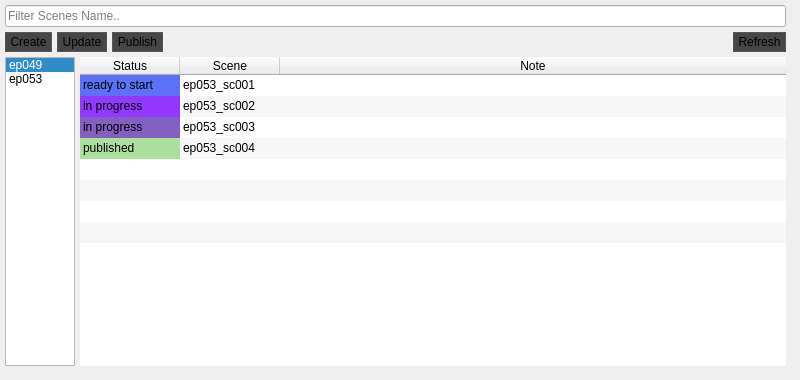
       <widget class="QWidget" name="tab_2">
        <attribute name="title">
         <string>Scenes</string>
        </attribute>
        <widget class="QWidget" name="verticalLayoutWidget">
         <property name="geometry">
          <rect>
           <x>0</x>
           <y>0</y>
           <width>791</width>
           <height>371</height>
          </rect>
         </property>
         <layout class="QVBoxLayout" name="verticalLayout_4">
          <property name="spacing">
           <number>5</number>
          </property>
          <property name="leftMargin">
           <number>5</number>
          </property>
          <property name="topMargin">
           <number>5</number>
          </property>
          <property name="rightMargin">
           <number>5</number>
          </property>
          <property name="bottomMargin">
           <number>5</number>
          </property>
          <item>
           <layout class="QHBoxLayout" name="horizontalLayout_4">
            <item>
             <widget class="QLineEdit" name="lineEdit_scenes_filter">
              <property name="sizePolicy">
               <sizepolicy hsizetype="Preferred" vsizetype="Fixed">
                <horstretch>0</horstretch>
                <verstretch>0</verstretch>
               </sizepolicy>
              </property>
              <property name="focusPolicy">
               <enum>Qt::ClickFocus</enum>
              </property>
              <property name="placeholderText">
               <string>Filter Scenes Name..</string>
              </property>
             </widget>
            </item>
           </layout>
          </item>
          <item>
           <layout class="QHBoxLayout" name="horizontalLayout_6">
            <item>
             <widget class="QToolButton" name="toolButton_sCreate">
              <property name="maximumSize">
               <size>
                <width>70</width>
                <height>25</height>
               </size>
              </property>
              <property name="focusPolicy">
               <enum>Qt::NoFocus</enum>
              </property>
              <property name="styleSheet">
               <string notr="true">border: 1px solid #575757;
background-color : #464646;</string>
              </property>
              <property name="text">
               <string>Create</string>
              </property>
              <property name="icon">
               <iconset>
                <normaloff>../icons/new_scene.png</normaloff>../icons/new_scene.png</iconset>
              </property>
              <property name="iconSize">
               <size>
                <width>20</width>
                <height>20</height>
               </size>
              </property>
              <property name="autoRepeat">
               <bool>false</bool>
              </property>
              <property name="autoExclusive">
               <bool>false</bool>
              </property>
              <property name="popupMode">
               <enum>QToolButton::DelayedPopup</enum>
              </property>
              <property name="toolButtonStyle">
               <enum>Qt::ToolButtonTextBesideIcon</enum>
              </property>
             </widget>
            </item>
            <item>
             <widget class="QToolButton" name="toolButton_sUpdate">
              <property name="maximumSize">
               <size>
                <width>70</width>
                <height>25</height>
               </size>
              </property>
              <property name="focusPolicy">
               <enum>Qt::NoFocus</enum>
              </property>
              <property name="styleSheet">
               <string notr="true">border: 1px solid #575757;
background-color : #464646;</string>
              </property>
              <property name="text">
               <string>Update</string>
              </property>
              <property name="icon">
               <iconset>
                <normaloff>../icons/update.png</normaloff>../icons/update.png</iconset>
              </property>
              <property name="iconSize">
               <size>
                <width>20</width>
                <height>20</height>
               </size>
              </property>
              <property name="toolButtonStyle">
               <enum>Qt::ToolButtonTextBesideIcon</enum>
              </property>
             </widget>
            </item>
            <item>
             <widget class="QToolButton" name="toolButton_sPublish">
              <property name="maximumSize">
               <size>
                <width>70</width>
                <height>25</height>
               </size>
              </property>
              <property name="focusPolicy">
               <enum>Qt::NoFocus</enum>
              </property>
              <property name="styleSheet">
               <string notr="true">border: 1px solid #575757;
background-color : #464646;</string>
              </property>
              <property name="text">
               <string>Publish</string>
              </property>
              <property name="icon">
               <iconset>
                <normaloff>../icons/publish.png</normaloff>../icons/publish.png</iconset>
              </property>
              <property name="iconSize">
               <size>
                <width>20</width>
                <height>20</height>
               </size>
              </property>
              <property name="toolButtonStyle">
               <enum>Qt::ToolButtonTextBesideIcon</enum>
              </property>
             </widget>
            </item>
            <item>
             <spacer name="horizontalSpacer_3">
              <property name="orientation">
               <enum>Qt::Horizontal</enum>
              </property>
              <property name="sizeType">
               <enum>QSizePolicy::Expanding</enum>
              </property>
              <property name="sizeHint" stdset="0">
               <size>
                <width>100</width>
                <height>20</height>
               </size>
              </property>
             </spacer>
            </item>
            <item>
             <widget class="QToolButton" name="toolButton_sRefresh">
              <property name="maximumSize">
               <size>
                <width>70</width>
                <height>25</height>
               </size>
              </property>
              <property name="focusPolicy">
               <enum>Qt::NoFocus</enum>
              </property>
              <property name="styleSheet">
               <string notr="true">border: 1px solid #575757;
background-color : #464646;</string>
              </property>
              <property name="text">
               <string>Refresh</string>
              </property>
              <property name="icon">
               <iconset>
                <normaloff>../icons/refresh.png</normaloff>../icons/refresh.png</iconset>
              </property>
              <property name="iconSize">
               <size>
                <width>20</width>
                <height>20</height>
               </size>
              </property>
              <property name="toolButtonStyle">
               <enum>Qt::ToolButtonTextBesideIcon</enum>
              </property>
             </widget>
            </item>
           </layout>
          </item>
          <item>
           <layout class="QHBoxLayout" name="horizontalLayout_3">
            <item>
             <widget class="QListWidget" name="listWidget_episodes">
              <property name="sizePolicy">
               <sizepolicy hsizetype="Fixed" vsizetype="Expanding">
                <horstretch>0</horstretch>
                <verstretch>0</verstretch>
               </sizepolicy>
              </property>
              <property name="maximumSize">
               <size>
                <width>70</width>
                <height>16777215</height>
               </size>
              </property>
              <property name="baseSize">
               <size>
                <width>0</width>
                <height>0</height>
               </size>
              </property>
              <property name="editTriggers">
               <set>QAbstractItemView::NoEditTriggers</set>
              </property>
              <property name="selectionBehavior">
               <enum>QAbstractItemView::SelectRows</enum>
              </property>
              <property name="currentRow">
               <number>0</number>
              </property>
              <property name="sortingEnabled">
               <bool>true</bool>
              </property>
              <item>
               <property name="text">
                <string>ep049</string>
               </property>
              </item>
              <item>
               <property name="text">
                <string>ep053</string>
               </property>
              </item>
             </widget>
            </item>
            <item>
             <widget class="QTableWidget" name="tableWidget_scenesTable">
              <property name="frameShape">
               <enum>QFrame::NoFrame</enum>
              </property>
              <property name="frameShadow">
               <enum>QFrame::Sunken</enum>
              </property>
              <property name="lineWidth">
               <number>1</number>
              </property>
              <property name="horizontalScrollBarPolicy">
               <enum>Qt::ScrollBarAsNeeded</enum>
              </property>
              <property name="sizeAdjustPolicy">
               <enum>QAbstractScrollArea::AdjustToContents</enum>
              </property>
              <property name="autoScroll">
               <bool>true</bool>
              </property>
              <property name="autoScrollMargin">
               <number>16</number>
              </property>
              <property name="editTriggers">
               <set>QAbstractItemView::NoEditTriggers</set>
              </property>
              <property name="tabKeyNavigation">
               <bool>true</bool>
              </property>
              <property name="showDropIndicator" stdset="0">
               <bool>true</bool>
              </property>
              <property name="dragDropOverwriteMode">
               <bool>true</bool>
              </property>
              <property name="alternatingRowColors">
               <bool>true</bool>
              </property>
              <property name="selectionMode">
               <enum>QAbstractItemView::ExtendedSelection</enum>
              </property>
              <property name="selectionBehavior">
               <enum>QAbstractItemView::SelectRows</enum>
              </property>
              <property name="textElideMode">
               <enum>Qt::ElideRight</enum>
              </property>
              <property name="showGrid">
               <bool>false</bool>
              </property>
              <property name="gridStyle">
               <enum>Qt::NoPen</enum>
              </property>
              <property name="sortingEnabled">
               <bool>true</bool>
              </property>
              <property name="wordWrap">
               <bool>true</bool>
              </property>
              <property name="cornerButtonEnabled">
               <bool>true</bool>
              </property>
              <attribute name="horizontalHeaderVisible">
               <bool>true</bool>
              </attribute>
              <attribute name="horizontalHeaderCascadingSectionResizes">
               <bool>false</bool>
              </attribute>
              <attribute name="horizontalHeaderDefaultSectionSize">
               <number>100</number>
              </attribute>
              <attribute name="horizontalHeaderStretchLastSection">
               <bool>true</bool>
              </attribute>
              <attribute name="verticalHeaderVisible">
               <bool>false</bool>
              </attribute>
              <attribute name="verticalHeaderCascadingSectionResizes">
               <bool>false</bool>
              </attribute>
              <attribute name="verticalHeaderMinimumSectionSize">
               <number>21</number>
              </attribute>
              <attribute name="verticalHeaderDefaultSectionSize">
               <number>21</number>
              </attribute>
              <attribute name="verticalHeaderHighlightSections">
               <bool>true</bool>
              </attribute>
              <attribute name="verticalHeaderShowSortIndicator" stdset="0">
               <bool>false</bool>
              </attribute>
              <row/>
              <row/>
              <row/>
              <row/>
              <row/>
              <row/>
              <row/>
              <row/>
              <column>
               <property name="text">
                <string>Status</string>
               </property>
              </column>
              <column>
               <property name="text">
                <string>Scene</string>
               </property>
              </column>
              <column>
               <property name="text">
                <string>Note</string>
               </property>
              </column>
              <item row="0" column="0">
               <property name="text">
                <string>ready to start</string>
               </property>
               <property name="font">
                <font>
                 <family>.AppleSystemUIFont</family>
                </font>
               </property>
               <property name="background">
                <brush brushstyle="SolidPattern">
                 <color alpha="255">
                  <red>92</red>
                  <green>113</green>
                  <blue>245</blue>
                 </color>
                </brush>
               </property>
              </item>
              <item row="0" column="1">
               <property name="text">
                <string>ep053_sc001</string>
               </property>
              </item>
              <item row="1" column="0">
               <property name="text">
                <string>in progress</string>
               </property>
               <property name="background">
                <brush brushstyle="SolidPattern">
                 <color alpha="255">
                  <red>148</red>
                  <green>55</green>
                  <blue>255</blue>
                 </color>
                </brush>
               </property>
              </item>
              <item row="1" column="1">
               <property name="text">
                <string>ep053_sc002</string>
               </property>
              </item>
              <item row="2" column="0">
               <property name="text">
                <string>in progress</string>
               </property>
               <property name="background">
                <brush brushstyle="SolidPattern">
                 <color alpha="255">
                  <red>130</red>
                  <green>95</green>
                  <blue>193</blue>
                 </color>
                </brush>
               </property>
              </item>
              <item row="2" column="1">
               <property name="text">
                <string>ep053_sc003</string>
               </property>
              </item>
              <item row="3" column="0">
               <property name="text">
                <string>published</string>
               </property>
               <property name="background">
                <brush brushstyle="SolidPattern">
                 <color alpha="128">
                  <red>96</red>
                  <green>199</green>
                  <blue>70</blue>
                 </color>
                </brush>
               </property>
              </item>
              <item row="3" column="1">
               <property name="text">
                <string>ep053_sc004</string>
               </property>
              </item>
              <item row="4" column="1">
               <property name="text">
                <string/>
               </property>
              </item>
              <item row="5" column="1">
               <property name="text">
                <string/>
               </property>
              </item>
              <item row="6" column="1">
               <property name="text">
                <string/>
               </property>
              </item>
              <item row="7" column="1">
               <property name="text">
                <string/>
               </property>
              </item>
             </widget>
            </item>
           </layout>
          </item>
         </layout>
        </widget>
       </widget>
